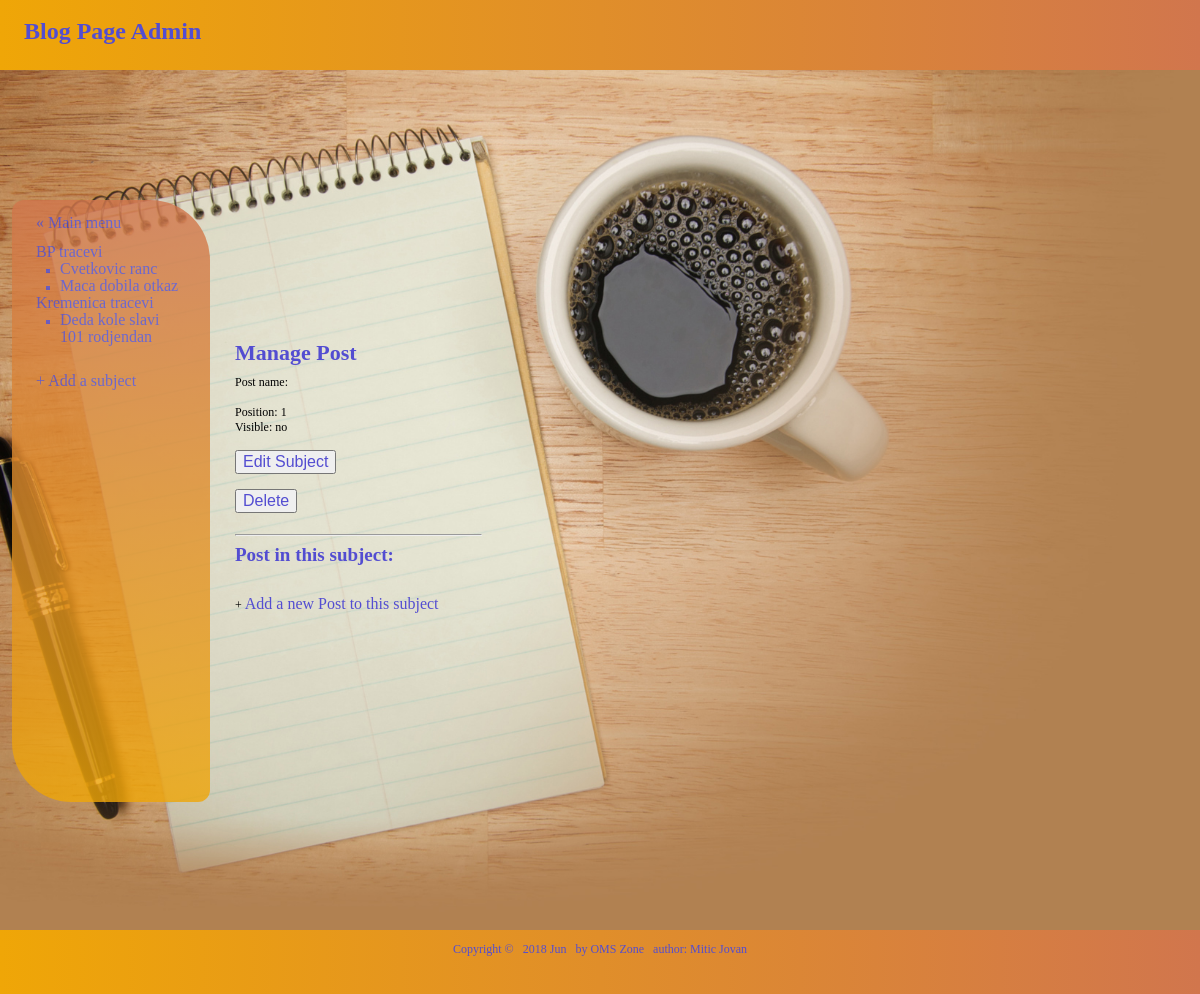
The page /manage_content.php?subject=14 on the database its author committed.
### tables this page shows
CREATE TABLE `subjects` (
  `id` int(11) NOT NULL AUTO_INCREMENT,
  `manu_name` varchar(650) DEFAULT NULL,
  `position` int(3) NOT NULL,
  `visible` tinyint(1) NOT NULL,
  PRIMARY KEY (`id`)
);

CREATE TABLE `pages` (
  `id` int(11) NOT NULL AUTO_INCREMENT,
  `subject_id` int(11) NOT NULL,
  `manu_name` varchar(30) NOT NULL,
  `position` int(3) NOT NULL,
  `visible` tinyint(1) NOT NULL,
  `content` text,
  PRIMARY KEY (`id`),
  KEY `subject_id` (`subject_id`)
);

### public/manage_content.php (the view, shortened to what this page needs)
<?php require_once("../includes/db_connection.php"); ?>
<?php require_once("../includes/functions.php"); ?>
 <?php $layout_context = "admin" ?>
<?php include("../includes/layouts/header.php"); ?>
<?php find_selected_page(); ?>
<div id="main">
	<div id="navigation">
		<br>
		<a href="admin.php">&laquo; Main menu</a>
		<?php echo navigation($current_subject, $current_page); ?>
		<br>
		<a href="new_subject.php">+ Add a subject</a>
	</div>
	<div id="page">
		<?php if ($current_subject) { ?>
			<h2>Manage Post</h2>
			Post name: <?php echo  htmlentities($current_subject["manu_name"]); ?><br /><br>
			Position: <?php echo $current_subject["position"]; ?> <br>
			Visible: <?php echo $current_subject["visible"] == 1 ? 'yes' : 'no'; ?> <br><br>
			<button><a href="edit_subject.php?subject=<?php echo  urlencode($current_subject["id"]); ?>">Edit Subject</a></button><br><br>
			<button><a href="delete_subject.php?subject=<?php echo $current_subject["id"] ?>" onclick= "return confirm('Are you sure?');">Delete</a></button><br><br>
			<hr>
			<h3>Post in this subject:</h3>
			<br>
			+ <a href="new_page.php?subject=<?php echo urlencode($current_subject["id"]); ?>">Add a new Post to this subject</a>
	</div>
			<?php } else { ?>
				<p>Please select Post subject or a Post page.</p>
				<?php } ?>
	</div>
			<?php include("../includes/layouts/footer.php") ?>

### includes/layouts/header.php (shortened to what this page needs)
<!DOCTYPE html>
<html lang="en">
<head>
	<link rel="stylesheet" media="all" type="text/css" href="public/css/public.css">
	<link rel="stylesheet" media="all" type="text/css" href="css/public.css">
</head>
<body>
<div id="header">
	<h1>Blog Page <?php if ($layout_context == "admin") { echo "Admin";} ?></h1>
</div>

### includes/functions.php (shortened to what this page needs)
<?php
	function find_all_subjects($public=true) {
				global $connection;
				$query = "SELECT * ";
				$query .= "FROM subjects " ;
				$query .= "ORDER BY position ASC";
				$subject_set = mysqli_query($connection, $query);
				return $subject_set;
	}
	function find_pages_for_subject($subject_id, $public=true) {
				global $connection;
				$safe_subject_id = mysqli_real_escape_string($connection, $subject_id);
				$query = "SELECT * ";
				$query .= "FROM pages ";
				$query .= "WHERE subject_id = {$safe_subject_id} ";
				if ($public) {
					$query .= "AND visible = 1 ";
				}
				$query .= "ORDER BY position ASC";
				$page_set = mysqli_query($connection, $query);
				return $page_set;
	}
	 function find_subject_by_id($subject_id, $public=true) {
				global $connection;
				$query = "SELECT * ";
				$query .= "FROM subjects " ;
				$query .= "WHERE id = {$subject_id} ";
				$query .= "LIMIT 1";
				$subject_set = mysqli_query($connection, $query);
				 if ($subject = mysqli_fetch_assoc($subject_set)) {
				 	return $subject;
				 } else {
				 	return null;
				 }
	}
	function find_selected_page($public=false) {
		if (isset($_GET["subject"])) {
			$current_subject = find_subject_by_id($_GET["subject"],$public);
			if ($current_subject && $public) {
				$current_page = find_default_page_for_subject($current_subject["id"]);
			} else {
				$current_page = null;
			}
		} elseif (isset($_GET["page"])) {
			$current_subject = null;
			$current_page = find_page_by_id($_GET["page"], $public);
		} else {
			$current_subject = null;
			$current_page = null;
		}
	}
	function navigation($subject_array, $page_array) {
		$output = "<ul class=\"subjects\">";
				$subject_set = find_all_subjects(false);
				while ($subject = mysqli_fetch_assoc($subject_set)) {
					$output .= "<li";
					if ($subject_array && $subject["id"] == $subject_array["id"]) {
					$output .= " class=\"selected\"";
					}
					$output .= ">";
					$output .= "<a href=\"manage_content.php?subject=";
					$output .= urlencode($subject["id"]);
					$output .= "\">";
					$output .= htmlentities($subject["manu_name"]);
					$output .= "</a>";
					$page_set = find_pages_for_subject($subject["id"], false);
					$output .="<ul class=\"pages\">";
					while ($page = mysqli_fetch_assoc($page_set)) {
					$output .= "<li";
					$output .= ">";
					$output .= "<a href=\"manage_content.php?page=";
					$output .= urlencode($page["id"]);
					$output .= "\">";
					$output .= htmlentities($page["manu_name"]);
					$output .= "</a></li>";
					}
					$output .= "</ul></li>";
				}
			$output .= "</ul>";
			return $output;
	}
 ?>

### includes/layouts/footer.php (shortened to what this page needs)
<!DOCTYPE html>
<html>
<head>
</head>
<body>
<div id="footer"> Copyright &copy; &nbsp; <?php echo date("Y M") ?> &nbsp; by OMS Zone &nbsp; author: Mitic Jovan</div>
</body>
</html>

### public/css/public.css (style rules this page uses)
html body { margin: 0; padding: 0; border: 0; font-size: 12px; line-height: 15px; background: #5892ef; }
hr { width: 25%; float: left; }
a { color: #534dd1; }
#header { height: 70px; margin: 0; padding: 0; text-align: left; background: linear-gradient(-90deg, #d1764d, #efa607); color: #534dd1; border-style: none; }
#header h1 { padding: 1em; margin: 0; }
#main { height: 860px; width: 100%; margin: 0; padding: 0; background-image: url("../images/pic4.jpg"); background-repeat: no-repeat; background-size: cover; }
#footer { height: 40px; padding: 1em; text-align: center; background: linear-gradient(-90deg, #d1764d, #efa607); color: #534dd1; }
#navigation { float: left; width: 150px; height: 70%; margin-top: 130px; margin-left: 12px; padding: 0 2em; color: #534dd1; background: linear-gradient(#d1764d, #efa607); border-radius: 12px 60px; opacity: 0.8; margin-right: 25px; }
#navigation a { text-decoration: none; }
ul.subjects { margin: 1em 0; padding-left: 0; list-style: none; }
ul.pages { padding-left: 2em; list-style: square; font-weight: normal; }
#page { vertical-align: top; padding-top: 260px; margin-left: 220px; }
#page h2 { color: #534dd1; margin: 0 auto; padding: 15px; font-size: 22px; }
#page h3 { color: #534dd1; font-size: 19px; }
#page p, a { font-size: 16px; text-decoration: none; }

### rows shown on the page
subjects: value "BP tracevi"
pages: value "Cvetkovic ranc"
pages: value "Maca dobila otkaz"
subjects: value "Kremenica tracevi"
pages: value "Deda kole slavi 101 rodjendan"
subjects: position "1"
